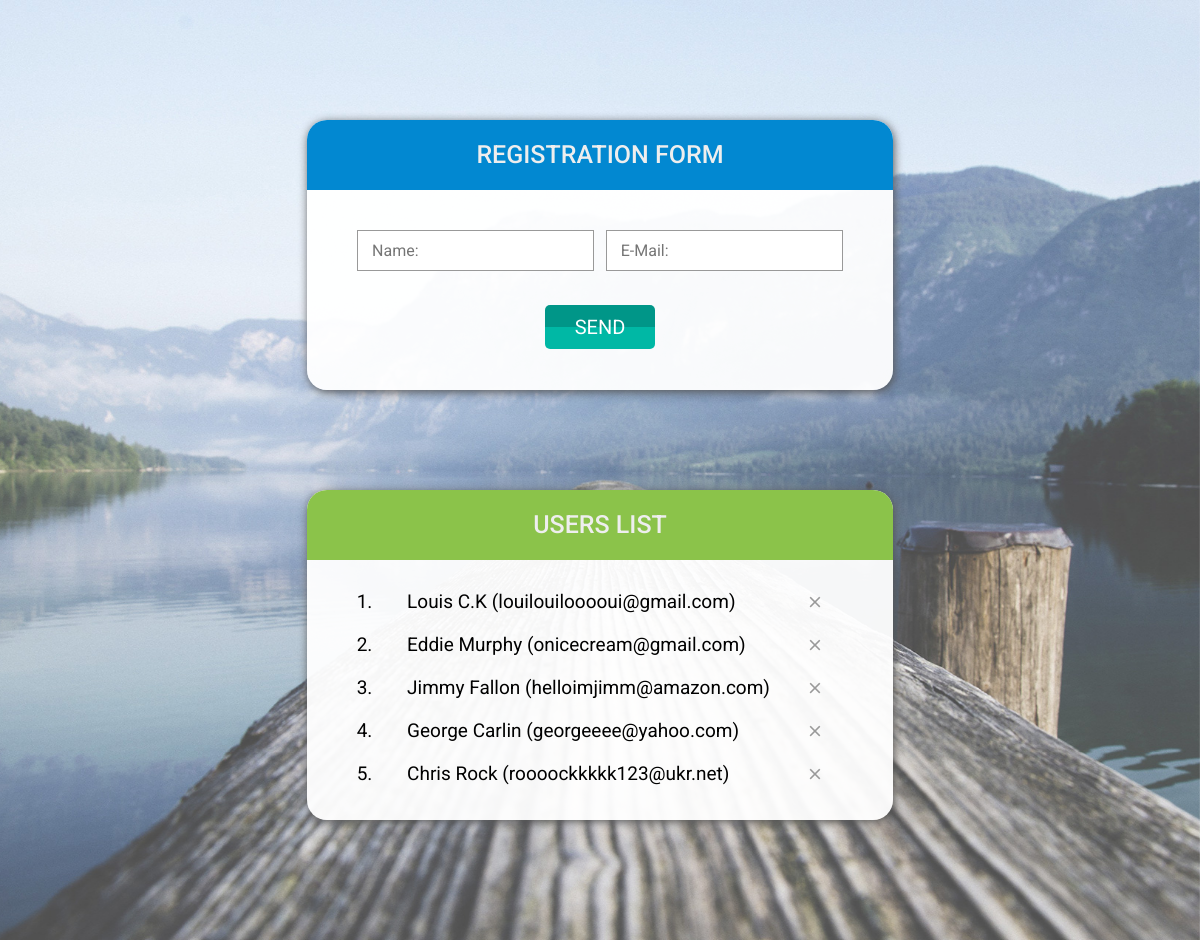
The page / on the database its author committed.
### tables this page shows
CREATE TABLE IF NOT EXISTS `userlist` (
  `id` int(11) NOT NULL AUTO_INCREMENT,
  `name` varchar(255) NOT NULL,
  `email` varchar(255) NOT NULL,
  `order_num` varchar(255) NOT NULL,
  PRIMARY KEY (`id`)
);

### index.php (the view, shortened to what this page needs)
<!DOCTYPE html>
<html>
<head>
	<link rel="stylesheet" href="assets/dist/libs/bower_components/sweetalert/dist/sweetalert.css">
	<link rel="stylesheet" href="assets/dist/css/style.css">
</head>
<body>
	<?php
		class UserList {
		   public function __construct($user, $password, $database, $host = 'localhost') {
		         $this->user = $user;
		         $this->password = $password;
		         $this->database = $database;
		         $this->host = $host;
		   }
		   protected function connect() {
		      return new mysqli($this->host, $this->user, $this->password, $this->database);
		   }
		   public function showUserList() {
				$db = $this->connect();
				$stmt = $db->prepare('SELECT * FROM userlist ORDER BY order_num');
				$stmt->execute();
				$result = $stmt->get_result();
				while ($row = $result->fetch_object()) {
				$results[] = $row;
				}
				return $results;
		   }
		}
	?>
	<div class="wrap">
		<div class="form__wrap">
			<div class="form__title-wrap">
				<h1 class="typo__title form__title">
					Registration form
				</h1>
			</div>
			<form id="form" action="api.php?api_key=sdgv0ddff7kko3hj" method="POST">
				<div class="form__inner-wrap">
					<input required id="name" name="name" type="text" class="form__input -name" placeholder="Name:">
					<input required id="email" name="email" type="email" class="form__input -email" placeholder="E-Mail:">
				</div>
				<button type="submit" class="form__submit">Send</button>
			</form>
		</div>
		<div class="form__wrap -userlist">
			<div class="form__title-wrap -userlist">
				<h1 class="typo__title form__title">
					Users list
				</h1>
			</div>
			<div class="form__inner-wrap -userlist">
				<ol class="form__list">
					<?php
						$userlist = new UserList('root', '', 'le_test');
						$userlist_array = $userlist->showUserList();
						if($userlist_array) {
							foreach ($userlist_array as $user)
							{
								echo '<li class="form__list-item" data-order='.$user->order_num.'>'.$user->name.' ('.$user->email.')<span class="form__list-item-delete">&#10799;</span></li>';
							}
						}
						else {
							echo '<p class="form__list-item -empty">user list is empty</p>';
						}
					?>
				</ol>
			</div>
		</div>
	</div>
</body>
</html>

### rows shown on the page
userlist: name "Louis C.K", email "louilouilooooui@gmail.com"
userlist: name "Eddie Murphy", email "onicecream@gmail.com"
userlist: name "Jimmy Fallon", email "helloimjimm@amazon.com"
userlist: name "George Carlin", email "georgeeee@yahoo.com"
userlist: name "Chris Rock", email "roooockkkkk123@ukr.net"
